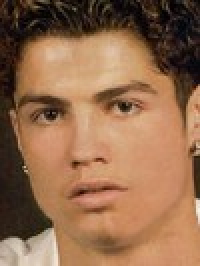
#> input picture Cristiano-Ronaldo.jpeg, 100 x 133 px (shown 2 times larger)
$ python f.py Barack-Obama.jpeg Cristiano-Ronaldo.jpeg . .
#> lines starting #> are read from the running program, lines starting #| are printed output that depends on the picture; pictures that were not available may be replaced by others from this repository, and a replacement may not be noted
import numpy as np
import cv2 as cv
import matplotlib.pyplot as plt
import sys


# [43 lines left out: functions m1, m2, not called in this run]


def method(img_path1, dir1,dir2,methodNum):
#> called with img_path1 = 'Cristiano-Ronaldo.jpeg', dir1 = '.', dir2 = '.', methodNum = 'Barack-Obama.jpeg'
    goodArray1 = []
    goodArrayName1 = []
    goodArray2 = []
    goodArrayName2 = []
    img1 = cv.imread(img_path1,cv.IMREAD_GRAYSCALE) # queryImage
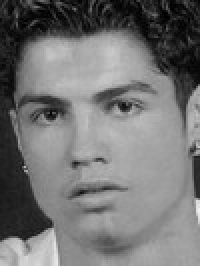
#> img1: shape (133, 100) (shown 2 times larger); min 0, max 241, mean 116.1
    for i in range(101,151):
        img_path2 = dir1 + '/donald trump speech' + str(i) + '.jpg'
        print(img_path2)
        img2 = cv.imread(img_path2,cv.IMREAD_GRAYSCALE) # trainImage
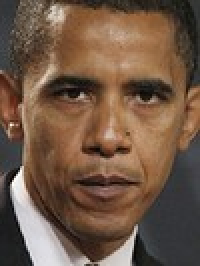
#> input picture Barack-Obama.jpeg, 100 x 133 px, given in place of donald trump speech101.jpg, which was not available (shown 2 times larger)
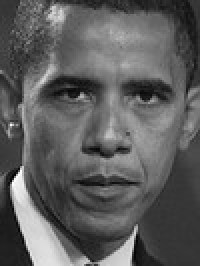
#> img2: shape (133, 100) (shown 2 times larger); min 0, max 255, mean 93.6
        l=0
        if(methodNum==1):
            l = m1(img1,img2,False)
        elif(methodNum==2):
            l = m2(img1,img2,False)
        goodArray1.append(l)
        goodArrayName1.append(img_path2)

    for i in range(1,51):
        img_path2 = dir1 + '/trump' + str(i) + '.jpg'
#> img_path2 = './trump1.jpg'
        print(img_path2)
#| ./trump1.jpg
        img2 = cv.imread(img_path2,cv.IMREAD_GRAYSCALE) # trainImage
        l=0
        if(methodNum==1):
            l = m1(img1,img2,False)
        elif(methodNum==2):
            l = m2(img1,img2,False)
        goodArray1.append(l)
        goodArrayName1.append(img_path2)

    for i in range(51,101):
        img_path2 = dir1 + '/donald trump' + str(i) + '.jpg'
#> img_path2 = './donald trump51.jpg'
        print(img_path2)
#| ./donald trump51.jpg
        img2 = cv.imread(img_path2,cv.IMREAD_GRAYSCALE) # trainImage
        l=0
        if(methodNum==1):
            l = m1(img1,img2,False)
        elif(methodNum==2):
            l = m2(img1,img2,False)
        goodArray1.append(l)
        goodArrayName1.append(img_path2)

    for i in range(150):
        img_path2 = dir2 + '/musk' + str(i) + '.jpg'
#> img_path2 = './musk0.jpg'
        print(img_path2)
#| ./musk0.jpg
        img2 = cv.imread(img_path2,cv.IMREAD_GRAYSCALE) # trainImage
        l=0
        if(methodNum==1):
            l = m1(img1,img2,False)
        elif(methodNum==2):
            l = m2(img1,img2,False)
        goodArray2.append(l)
        goodArrayName2.append(img_path2)
    print("The original images of this deepfake are: ")
    index1 = goodArray1.index(max(goodArray1))
    index2 = goodArray2.index(max(goodArray2))
    features1 = max(goodArray1)
    features2 = max(goodArray2)
    print(goodArrayName1[index1])
    print(goodArrayName2[index2])
#| ./musk0.jpg

    print("1. " + goodArrayName1[index1] + " with number of feautres matching: " + str(features1))
    print("2. " + goodArrayName2[index2] + " with number of feautres matching: " + str(features2))
#| 2. ./musk0.jpg with number of feautres matching: 0
    if(methodNum==1):
        m1(img1,cv.imread(goodArrayName1[index1],cv.IMREAD_GRAYSCALE), True)
        m1(img1,cv.imread(goodArrayName2[index2],cv.IMREAD_GRAYSCALE), True)
    elif(methodNum==2):
        m2(img1,cv.imread(goodArrayName1[index1],cv.IMREAD_GRAYSCALE), True)
        m2(img1,cv.imread(goodArrayName2[index2],cv.IMREAD_GRAYSCALE), True)


def main():
    img_path1 = sys.argv[2]
    dir1 = sys.argv[3]
    dir2 = sys.argv[4]
    methodNum = sys.argv[1]
    method(img_path1,dir1,dir2,methodNum)

if __name__ == "__main__":
    main()
